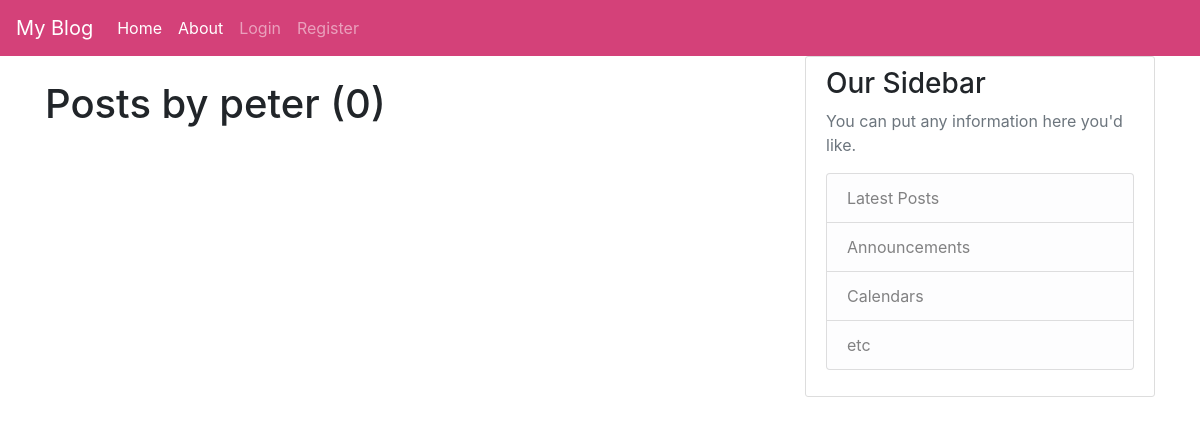
The app's page /user/peter, older data.
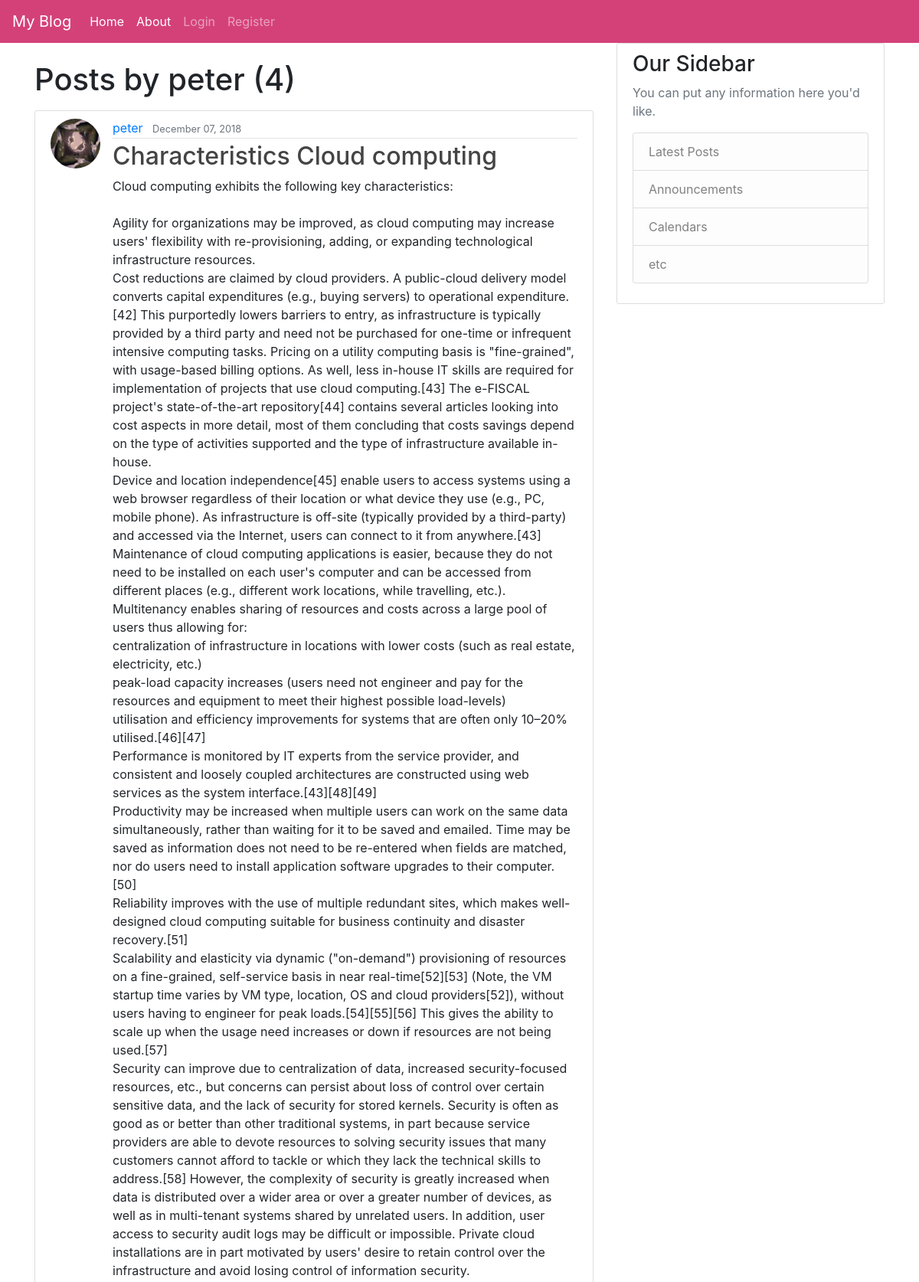
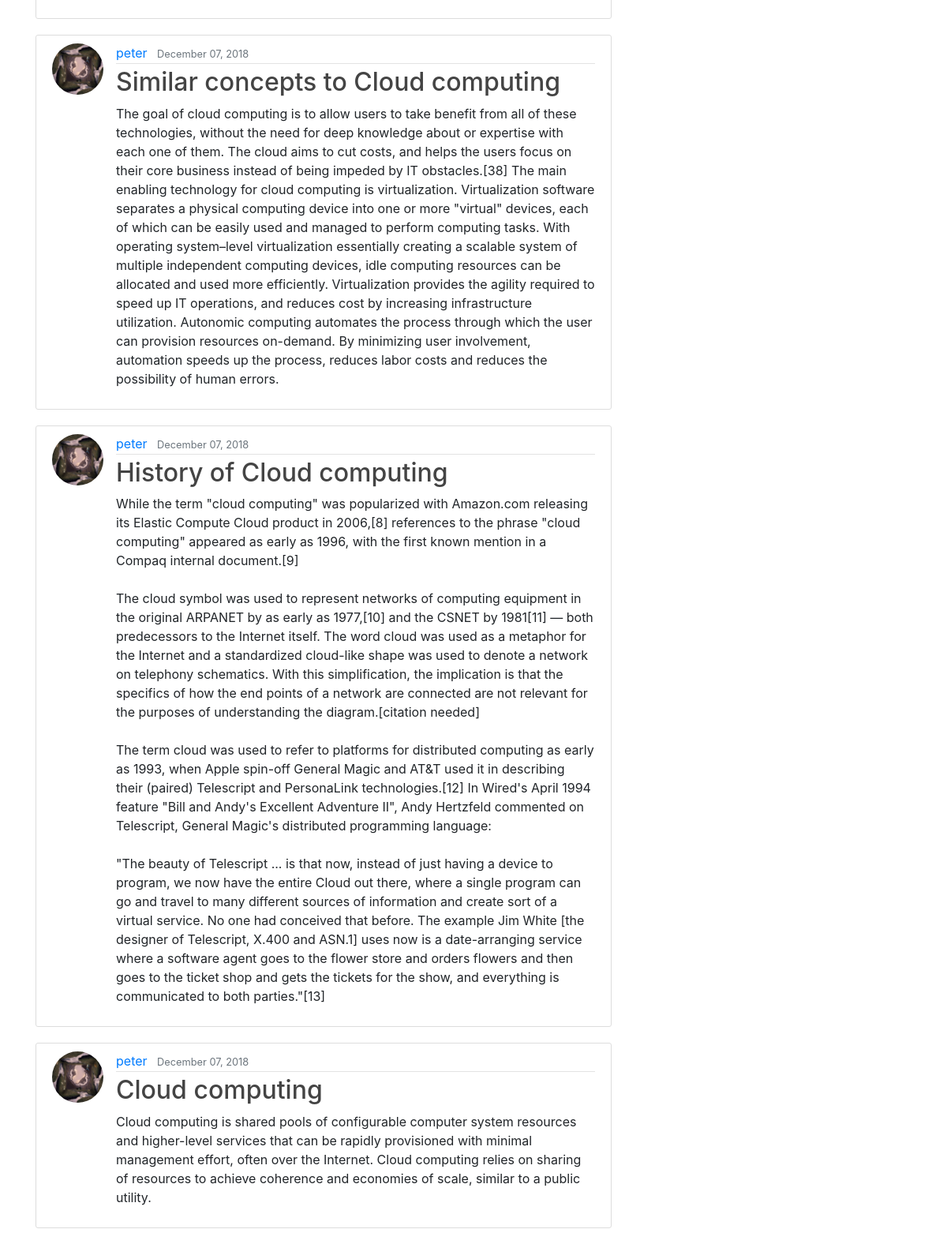
The same page, newer data (2 pictures, top to bottom).
### blog/models.py (models this page shows, shortened)
class Post(models.Model):
    title = models.CharField(max_length=100)
    date_posted = models.DateTimeField(default=timezone.now)
    content = models.TextField()
    author = models.ForeignKey(User,on_delete=models.CASCADE)

### users/models.py (models this page shows, shortened)
class Profile(models.Model):
    user = models.OneToOneField(User, on_delete=models.CASCADE)
    image = models.ImageField(default='default.jpg', upload_to='profile_pics')

### blog/views.py (the view)
# urls.py: path('user/<str:username>', UserPostListView.as_view(), name='user-posts'),
class UserPostListView(ListView):
    model = Post
    template_name = 'blog/user_posts.html'
    context_object_name = 'posts'
    paginate_by = 5
    def get_queryset(self):
        user = get_object_or_404(User, username=self.kwargs.get('username'))
        return Post.objects.filter(author=user).order_by('-date_posted')

### blog/templates/blog/user_posts.html (shortened to what this page needs)
{% extends "blog/base.html" %}
{% block content %}
    <h1 class="mb-3">Posts by {{ view.kwargs.username }} ({{ page_obj.paginator.count }})</h1>
    {% for post in posts %}
        <article class="media content-section">
          <img class="rounded-circle article-img" src="{{ post.author.profile.image.url }}">
          <div class="media-body">
            <div class="article-metadata">
              <a class="mr-2" href="{% url 'user-posts' post.author.username %}">{{ post.author }}</a>
              <small class="text-muted">{{ post.date_posted|date:"F d, Y" }}</small>
            </div>
            <h2><a class="article-title" href="{% url 'post-detail' post.id %}">{{ post.title }}</a></h2>
            <p class="article-content">{{ post.content }}</p>
          </div>
        </article>
    {% endfor %}
{% endblock content %}

### blog/templates/blog/base.html (shortened to what this page needs)
{% load static %}
<!doctype html>
<html lang="en">
  <head>
    <link rel="stylesheet" href="{% static 'blog/main.css' %}">
    <link rel="stylesheet" href="https://maxcdn.bootstrapcdn.com/bootstrap/4.0.0/css/bootstrap.min.css">
  </head>
  <body>
    <header class="site-header">
      <nav class="navbar sticky-top navbar-dark bg-steel  navbar-expand-lg ">
      <a class="navbar-brand" href="#">My Blog</a>
      <div class="collapse navbar-collapse" id="navbarSupportedContent">
        <ul class="navbar-nav mr-auto">
          <li class="nav-item active">
            <a class="nav-link" href="{% url 'blog-home' %}">Home <span class="sr-only">(current)</span></a>
          </li>
          <li class="nav-item active">
            <a class="nav-link" href="{% url 'blog-about' %}">About <span class="sr-only">(current)</span></a>
          </li>
          <li class="nav-item active">
          <div class="navbar-nav">
              {% if user.is_authenticated %}
                <a class="nav-item nav-link" href="{% url 'post-create' %}">New Post</a>
                <a class="nav-item nav-link" href="{% url 'profile' %}">Profile</a>
                <a class="nav-item nav-link" href="{% url 'logout' %}">Logout</a>
              {% else %}
                <a class="nav-item nav-link" href="{% url 'login' %}">Login</a>
                <a class="nav-item nav-link" href="{% url 'register' %}">Register</a>
              {% endif %}
          </li>
        </ul>
      </div>
    </nav>
  </header>
  <main role="main" class="container">
    <div class="row">
      <div class="col-md-8">
        <br>
        {% block content %}{% endblock %}
      </div>
      <div class="col-md-4">
        <div class="content-section">
          <h3>Our Sidebar</h3>
          <p class='text-muted'>You can put any information here you'd like.
            <ul class="list-group">
              <li class="list-group-item list-group-item-light">Latest Posts</li>
              <li class="list-group-item list-group-item-light">Announcements</li>
              <li class="list-group-item list-group-item-light">Calendars</li>
              <li class="list-group-item list-group-item-light">etc</li>
            </ul>
          </p>
        </div>
      </div>
    </div>
  </main>
  </body>
</html>

### blog/static/blog/main.css (style rules this page uses)
body { background-color: #2c3338; margin-top: 5rem; }
h1, h2, h3, h4, h5, h6 { color: #444444; }
ul { margin: 0; }
.bg-steel { background-color: #d44179; }
.site-header .navbar-nav .nav-link { color: #cbd5db; }
.content-section { background: #ffffff; padding: 10px 20px; border: 1px solid #dddddd; border-radius: 3px; margin-bottom: 20px; }
.article-title { color: #444444; }
.article-content { white-space: pre-line; }
.article-img { height: 65px; width: 65px; margin-right: 16px; }
.article-metadata { padding-bottom: 1px; margin-bottom: 4px; border-bottom: 1px solid #e3e3e3 }

Row changes from the older to the newer data that the page shows:
added Post: author.profile.image (picture), author "peter", date_posted "December 07, 2018", title "Characteristics Cloud computing", content "Cloud computing exhibits the following key characteristics: Agility for organizations may be improved, as cloud computing may increase users' flexibility with re-provisioning, adding, or expanding technological infrastructure resources. Cost reductions are claimed by cloud providers. A public-cloud delivery model converts capital expenditures (e.g., buying servers) to operational expenditure.[42] This purportedly lowers barriers to entry, as infrastructure is typically provided by a third party and need not be purchased for one-time or infrequent intensive computing tasks. Pricing on a utility computing basis is \"fine-grained\", with usage-based billing options. As well, less in-house IT…"
added Post: author.profile.image (picture), author "peter", date_posted "December 07, 2018", title "Similar concepts to Cloud computing", content "The goal of cloud computing is to allow users to take benefit from all of these technologies, without the need for deep knowledge about or expertise with each one of them. The cloud aims to cut costs, and helps the users focus on their core business instead of being impeded by IT obstacles.[38] The main enabling technology for cloud computing is virtualization. Virtualization software separates a physical computing device into one or more \"virtual\" devices, each of which can be easily used and managed to perform computing tasks. With operating system–level virtualization essentially creating a scalable system of multiple independent computing devices, idle computing resources can be…"
added Post: author.profile.image (picture), author "peter", date_posted "December 07, 2018", title "History of Cloud computing", content "While the term \"cloud computing\" was popularized with Amazon.com releasing its Elastic Compute Cloud product in 2006,[8] references to the phrase \"cloud computing\" appeared as early as 1996, with the first known mention in a Compaq internal document.[9] The cloud symbol was used to represent networks of computing equipment in the original ARPANET by as early as 1977,[10] and the CSNET by 1981[11] — both predecessors to the Internet itself. The word cloud was used as a metaphor for the Internet and a standardized cloud-like shape was used to denote a network on telephony schematics. With this simplification, the implication is that the specifics of how the end points of a network are…"
added Post: author.profile.image (picture), author "peter", date_posted "December 07, 2018", title "Cloud computing", content "Cloud computing is shared pools of configurable computer system resources and higher-level services that can be rapidly provisioned with minimal management effort, often over the Internet. Cloud computing relies on sharing of resources to achieve coherence and economies of scale, similar to a public utility."
Text that changed along with them:
{{ page_obj.paginator.count }}: "0" → "4"
